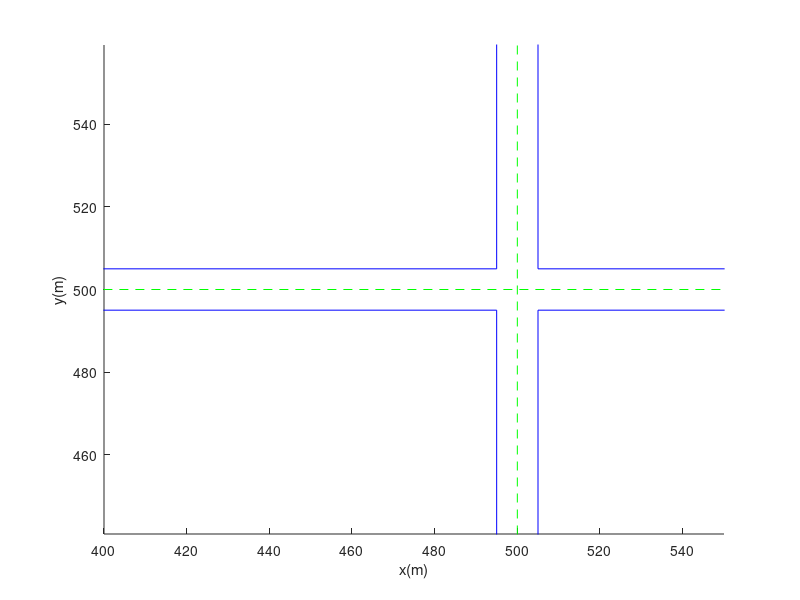

This figure's MATLAB source:

xlim([400,550]);
%ylim([470,510]);
%axis([500,600,460,540]);
axis equal;
hold on;
plot([495,495],[0,495], 'b');
plot([495,495],[505,1000], 'b');
plot([505,505],[0,495], 'b');
plot([505,505],[505,1000], 'b');
plot([0,495],[495,495], 'b');
plot([505,1000],[495,495], 'b');
plot([0,495],[505,505], 'b');
plot([505,1000],[505,505], 'b');
plot([500,500],[0,1000], 'g--');
plot([0,1000],[500,500], 'g--');

xlabel('x(m)');
ylabel('y(m)');